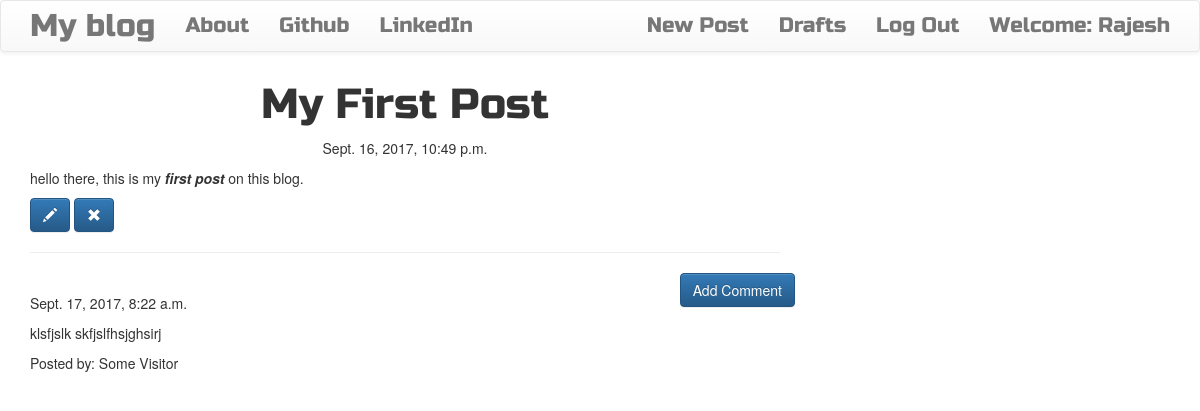
Before: /post/1 (signed in) with the older database file.
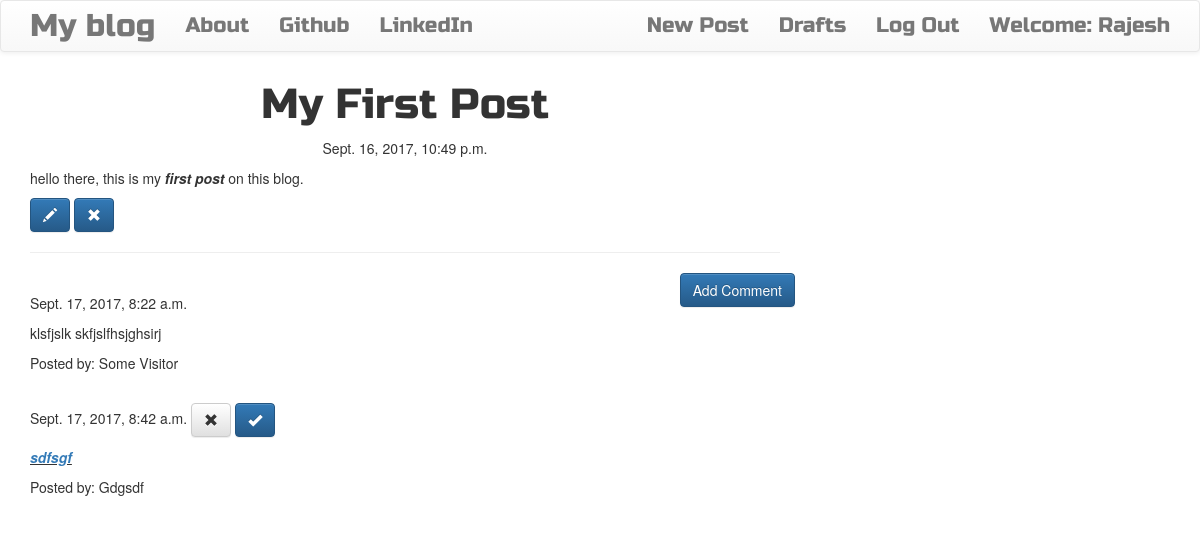
After: the same page with the newer database file.
### blog/models.py (models this page shows, shortened)
class CommonField(models.Model):
    text = models.TextField()
    created_date = models.DateTimeField(default=timezone.now)
    class Meta:
        abstract = True

class Comment(CommonField):
    post = models.ForeignKey('blog.Post', related_name='comments')
    author = models.CharField(max_length=200)
    approved_comment = models.BooleanField(default=False)

### blog/views.py (the view)
# urls.py: url(r'^post/(?P<pk>\d+)$', views.PostDetailView.as_view(), name='post_detail'),
class PostDetailView(DetailView):
    model = Post

### blog/templates/blog/post_detail.html
{% extends 'blog/base.html' %}
{% block content %}
  <h1 class="posttitle loader">{{post.title|title}}</h1>
  {% if post.published_date %}
    <div class="date postdate">
      {{post.published_date}}
    </div>
  {% else %}
    <a class="btn btn-default" href="{% url 'post_publish' pk=post.pk %}">Publish</a>
  {% endif %}
  <p class="postcontent">{{post.text|safe|linebreaksbr}}</p>
  {% if user.is_authenticated %}
    <a class="btn btn-primary" href="{% url 'post_edit' pk=post.pk %}">
      <span class="glyphicon glyphicon-pencil"></span>
    </a>
    <a class="btn btn-primary" href="{% url 'post_remove' pk=post.pk %}">
      <span class="glyphicon glyphicon-remove"></span>
    </a>
  {% endif %}
  <hr>
  <a class="btn btn-primary btn-comment" href="{% url 'add_comment_to_post' pk=post.pk %}">Add Comment</a>
  {% for comment in  post.comments.all %}
    <br>
    {% if user.is_authenticated or comment.approved_comment %}
      {{ comment.created_date }}
      {% if not comment.approved_comment %}
        <a class="btn btn-default" href="{% url 'comment_remove' pk=comment.pk %}">
          <span class="glyphicon glyphicon-remove"></span>
        </a>
        <a class="btn btn-primary" href="{% url 'comment_approve' pk=comment.pk %}">
          <span class="glyphicon glyphicon-ok"></span>
        </a>
      {% endif %}
      <p>{{comment.text|safe|linebreaks}}</p>
      <p>Posted by: {{comment.author|title}}</p>
    {% endif %}
    {% empty %}
      <p>No Comments!</p>
  {% endfor %}
{% endblock %}

Changed rows visible on the page:
added Comment: created_date "Sept. 17, 2017, 8:42 a.m.", approved_comment False (drawn), text "sdfsgf", author "Gdgsdf"
